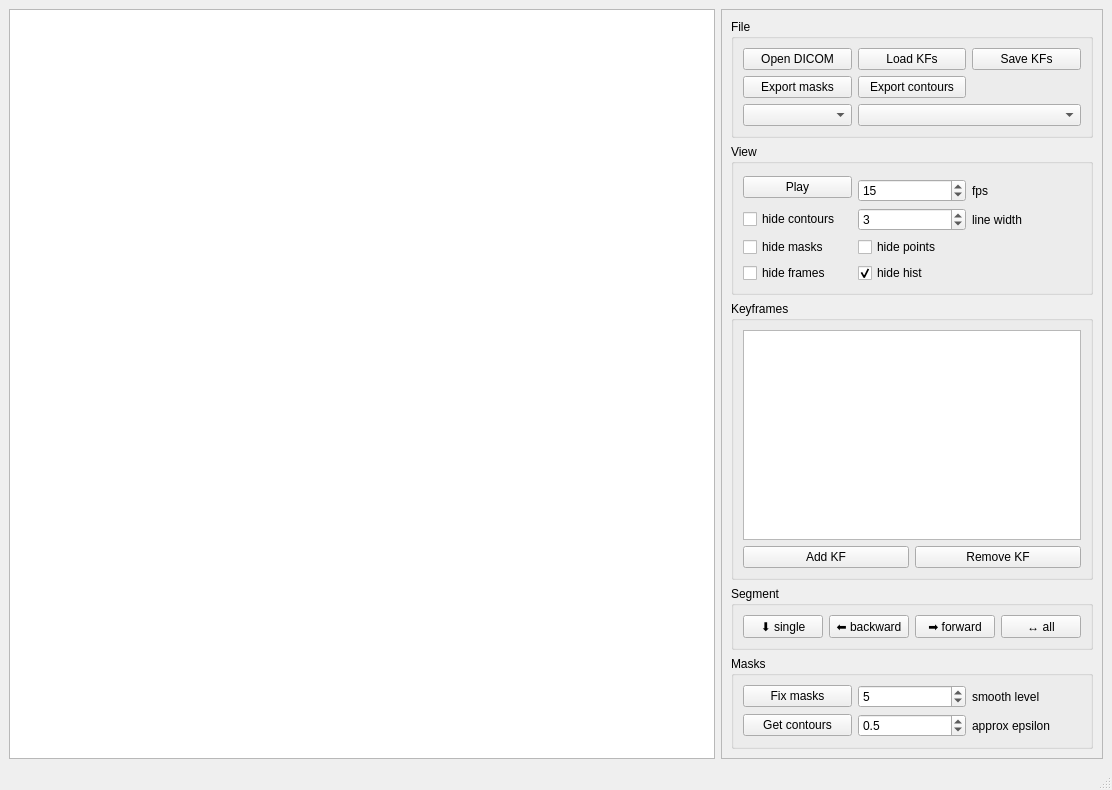
<?xml version="1.0" encoding="UTF-8"?>
<ui version="4.0">
 <class>MainWindow</class>
 <widget class="QMainWindow" name="MainWindow">
  <property name="geometry">
   <rect>
    <x>0</x>
    <y>0</y>
    <width>1112</width>
    <height>790</height>
   </rect>
  </property>
  <property name="windowTitle">
   <string>DICOM SAM</string>
  </property>
  <widget class="QWidget" name="centralwidget">
   <layout class="QHBoxLayout" name="horizontalLayout" stretch="3,1">
    <item>
     <widget class="ImageView" name="imageView"/>
    </item>
    <item>
     <widget class="QFrame" name="frame">
      <property name="frameShape">
       <enum>QFrame::Shape::StyledPanel</enum>
      </property>
      <property name="frameShadow">
       <enum>QFrame::Shadow::Raised</enum>
      </property>
      <layout class="QVBoxLayout" name="verticalLayout">
       <item>
        <widget class="QGroupBox" name="groupBox">
         <property name="title">
          <string>File</string>
         </property>
         <layout class="QGridLayout" name="gridLayout">
          <item row="0" column="1">
           <widget class="QPushButton" name="loadKeyFramesButton">
            <property name="toolTip">
             <string>&lt;html&gt;&lt;head/&gt;&lt;body&gt;&lt;p&gt;Load keyframes from a file&lt;/p&gt;&lt;/body&gt;&lt;/html&gt;</string>
            </property>
            <property name="text">
             <string>Load KFs</string>
            </property>
           </widget>
          </item>
          <item row="1" column="1">
           <widget class="QPushButton" name="exportContoursButton">
            <property name="text">
             <string>Export contours</string>
            </property>
           </widget>
          </item>
          <item row="1" column="0">
           <widget class="QPushButton" name="exportMasksButton">
            <property name="text">
             <string>Export masks</string>
            </property>
           </widget>
          </item>
          <item row="0" column="0">
           <widget class="QPushButton" name="openDicomButton">
            <property name="text">
             <string>Open DICOM</string>
            </property>
           </widget>
          </item>
          <item row="0" column="2">
           <widget class="QPushButton" name="saveKeyFramesButton">
            <property name="toolTip">
             <string>&lt;html&gt;&lt;head/&gt;&lt;body&gt;&lt;p&gt;Save keyframes to a file&lt;/p&gt;&lt;/body&gt;&lt;/html&gt;</string>
            </property>
            <property name="text">
             <string>Save KFs</string>
            </property>
           </widget>
          </item>
          <item row="2" column="1" colspan="2">
           <widget class="QComboBox" name="checkpointsComboBox"/>
          </item>
          <item row="2" column="0">
           <widget class="QComboBox" name="engineComboBox"/>
          </item>
         </layout>
        </widget>
       </item>
       <item>
        <widget class="QGroupBox" name="groupBox_4">
         <property name="title">
          <string>View</string>
         </property>
         <layout class="QGridLayout" name="gridLayout_4">
          <item row="1" column="1">
           <widget class="QSpinBox" name="fpsSpinBox">
            <property name="minimum">
             <number>1</number>
            </property>
            <property name="maximum">
             <number>60</number>
            </property>
            <property name="singleStep">
             <number>5</number>
            </property>
            <property name="value">
             <number>15</number>
            </property>
           </widget>
          </item>
          <item row="6" column="1">
           <widget class="QCheckBox" name="hideHistogramCheckBox">
            <property name="text">
             <string>hide hist</string>
            </property>
            <property name="checked">
             <bool>true</bool>
            </property>
           </widget>
          </item>
          <item row="5" column="1">
           <widget class="QCheckBox" name="hidePointsCheckBox">
            <property name="text">
             <string>hide points</string>
            </property>
           </widget>
          </item>
          <item row="3" column="2">
           <widget class="QLabel" name="label_3">
            <property name="text">
             <string>line width</string>
            </property>
           </widget>
          </item>
          <item row="6" column="0">
           <widget class="QCheckBox" name="hideframesCheckBox">
            <property name="text">
             <string>hide frames</string>
            </property>
           </widget>
          </item>
          <item row="3" column="1">
           <widget class="QSpinBox" name="lineWidthSpinBox">
            <property name="minimum">
             <number>1</number>
            </property>
            <property name="maximum">
             <number>10</number>
            </property>
            <property name="value">
             <number>3</number>
            </property>
           </widget>
          </item>
          <item row="0" column="0" rowspan="2">
           <widget class="QPushButton" name="playButton">
            <property name="text">
             <string>Play</string>
            </property>
           </widget>
          </item>
          <item row="1" column="2">
           <widget class="QLabel" name="label">
            <property name="text">
             <string>fps</string>
            </property>
           </widget>
          </item>
          <item row="5" column="0">
           <widget class="QCheckBox" name="hideMasksCheckBox">
            <property name="text">
             <string>hide masks</string>
            </property>
           </widget>
          </item>
          <item row="3" column="0">
           <widget class="QCheckBox" name="hideContoursCheckBox">
            <property name="text">
             <string>hide contours</string>
            </property>
           </widget>
          </item>
         </layout>
        </widget>
       </item>
       <item>
        <widget class="QGroupBox" name="groupBox_3">
         <property name="title">
          <string>Keyframes</string>
         </property>
         <layout class="QGridLayout" name="gridLayout_3">
          <item row="1" column="0">
           <widget class="QPushButton" name="addKeyFrameButton">
            <property name="toolTip">
             <string>&lt;html&gt;&lt;head/&gt;&lt;body&gt;&lt;p&gt;Add selected frame to keyframes&lt;/p&gt;&lt;/body&gt;&lt;/html&gt;</string>
            </property>
            <property name="text">
             <string>Add KF</string>
            </property>
           </widget>
          </item>
          <item row="0" column="0" colspan="2">
           <widget class="QListView" name="keyFramesListView"/>
          </item>
          <item row="1" column="1">
           <widget class="QPushButton" name="deleteKeyFrameButton">
            <property name="toolTip">
             <string>&lt;html&gt;&lt;head/&gt;&lt;body&gt;&lt;p&gt;Remove selected keyframe&lt;/p&gt;&lt;/body&gt;&lt;/html&gt;</string>
            </property>
            <property name="text">
             <string>Remove KF</string>
            </property>
           </widget>
          </item>
         </layout>
        </widget>
       </item>
       <item>
        <widget class="QGroupBox" name="groupBox_2">
         <property name="title">
          <string>Segment</string>
         </property>
         <layout class="QGridLayout" name="gridLayout_2">
          <item row="0" column="0">
           <widget class="QPushButton" name="segSingleButton">
            <property name="toolTip">
             <string>&lt;html&gt;&lt;head/&gt;&lt;body&gt;&lt;p&gt;Segment selected keyframe&lt;/p&gt;&lt;/body&gt;&lt;/html&gt;</string>
            </property>
            <property name="text">
             <string>⬇️ single</string>
            </property>
           </widget>
          </item>
          <item row="0" column="1">
           <widget class="QPushButton" name="segBackRangeButton">
            <property name="toolTip">
             <string>&lt;html&gt;&lt;head/&gt;&lt;body&gt;&lt;p&gt;Segment from selected keyframe to previous keyframe&lt;/p&gt;&lt;/body&gt;&lt;/html&gt;</string>
            </property>
            <property name="text">
             <string>⬅️ backward</string>
            </property>
           </widget>
          </item>
          <item row="0" column="2">
           <widget class="QPushButton" name="segRangeButton">
            <property name="toolTip">
             <string>&lt;html&gt;&lt;head/&gt;&lt;body&gt;&lt;p&gt;Segment from selected keyframe to next keyframe&lt;/p&gt;&lt;/body&gt;&lt;/html&gt;</string>
            </property>
            <property name="text">
             <string>➡️ forward</string>
            </property>
           </widget>
          </item>
          <item row="0" column="3">
           <widget class="QPushButton" name="segAllButton">
            <property name="toolTip">
             <string>&lt;html&gt;&lt;head/&gt;&lt;body&gt;&lt;p&gt;Segment all the frames&lt;/p&gt;&lt;/body&gt;&lt;/html&gt;</string>
            </property>
            <property name="text">
             <string>↔️ all</string>
            </property>
           </widget>
          </item>
         </layout>
        </widget>
       </item>
       <item>
        <widget class="QGroupBox" name="groupBox_5">
         <property name="title">
          <string>Masks</string>
         </property>
         <layout class="QGridLayout" name="gridLayout_5">
          <item row="0" column="0">
           <widget class="QPushButton" name="fixMasksButton">
            <property name="text">
             <string>Fix masks</string>
            </property>
           </widget>
          </item>
          <item row="0" column="2">
           <widget class="QLabel" name="label_2">
            <property name="text">
             <string>smooth level</string>
            </property>
           </widget>
          </item>
          <item row="0" column="1">
           <widget class="QSpinBox" name="smoothSpinBox">
            <property name="maximum">
             <number>50</number>
            </property>
            <property name="value">
             <number>5</number>
            </property>
           </widget>
          </item>
          <item row="1" column="0">
           <widget class="QPushButton" name="contoursButton">
            <property name="text">
             <string>Get contours</string>
            </property>
           </widget>
          </item>
          <item row="1" column="1">
           <widget class="QDoubleSpinBox" name="epsilonSpinBox">
            <property name="decimals">
             <number>1</number>
            </property>
            <property name="singleStep">
             <double>0.500000000000000</double>
            </property>
            <property name="value">
             <double>0.500000000000000</double>
            </property>
           </widget>
          </item>
          <item row="1" column="2">
           <widget class="QLabel" name="label_4">
            <property name="text">
             <string>approx epsilon</string>
            </property>
           </widget>
          </item>
         </layout>
        </widget>
       </item>
      </layout>
     </widget>
    </item>
   </layout>
  </widget>
  <widget class="QMenuBar" name="menubar">
   <property name="geometry">
    <rect>
     <x>0</x>
     <y>0</y>
     <width>1112</width>
     <height>30</height>
    </rect>
   </property>
  </widget>
  <widget class="QStatusBar" name="statusbar"/>
 </widget>
 <customwidgets>
  <customwidget>
   <class>ImageView</class>
   <extends>QGraphicsView</extends>
   <header location="global">imageview.h</header>
  </customwidget>
 </customwidgets>
 <resources/>
 <connections/>
</ui>
